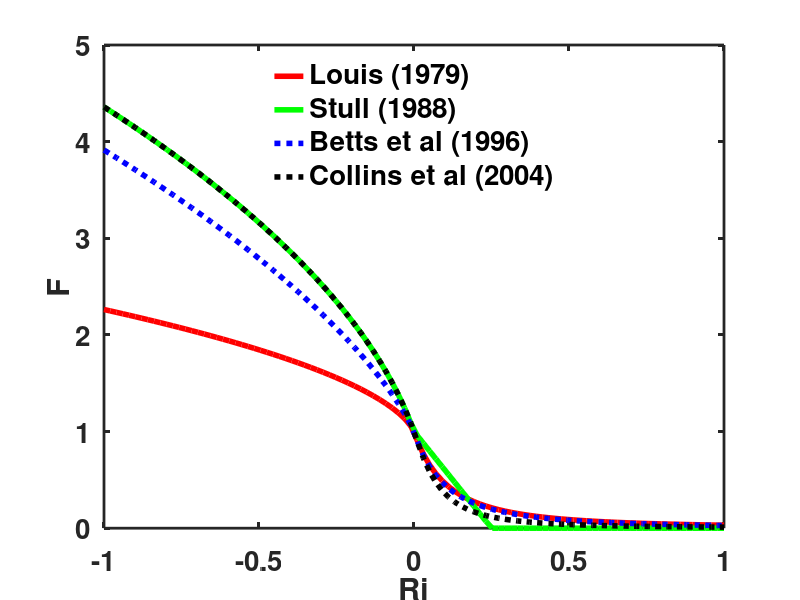

This chart was generated by the following MATLAB code:
clear all;

% Note: for unstable conditions, a non-local scheme is probably better
vk  = 0.4;
Ric = 0.25;
lm  = 100;

n1=100;
n2=51;
Ri=linspace(-1,1,n1);
z0 = 0.1;
z = [1 5 10 50 100 500 1000 5000];

% Louis (1979)
b=9.4;
for i=1:n1
 for j=1:8
  if(Ri(i)<0)
   % Unstable atmosphere
   a = vk/log(z(j)/z0);          % Eq. 13
   c = 7.4*a*a*b*sqrt(z(j)/z0);  % Eq. 20
   Fc1(i,j) = 1 - b*Ri(i)/(1+c*sqrt(abs(Ri(i)))); % Eq. 14
  else
   % Stable atmosphere
   Fc1(i,j) = (1 + 0.5*b*Ri(i))^-2.0; % Eq. 15
  end
 end
end

% Stull (1988) p.209
% Jacobson (2005) p.251
for i=1:n1
  if(Ri(i)<=0)
    % Unstable atmosphere
    Fc2(i) = (1-18*Ri(i))^(0.5); % Stull Tab. 6.4
  elseif(Ri(i)<=Ric)
    % Weakly unstable atmosphere 
    Fc2(i) = (Ric-Ri(i))/Ric; % Jac Eq. 8.70 or Stull Tab. 6.4
  else
    % Stable atmosphere
    Fc2(i)=0.0;
  end
end

% Betts et al 1996 (also Hong 2006)
for i=1:n1
  if(Ri(i)<0)
   % Unstable atmosphere
   Fc3(i) = 1-8*Ri(i)/(1+1.746*sqrt(-Ri(i))); % Eq. A20b
  else
   % Stable atmosphere
   Fc3(i) = (1 + 5*Ri(i))^(-2);  % Eq. A18
  end
end

% Collins et al (2004)
for i=1:n1
  if(Ri(i)<0)
   % Unstable atmosphere
   Fc4(i) = (1-18*Ri(i))^(0.5); % Eq. 4.464
  else
   % Stable atmosphere
   Fc4(i) = 1/(1 + 10*Ri(i)+80*Ri(i)*Ri(i));  % Eq. 4.465
  end
end

iz = 4;
z(iz)
plot(Ri(:),Fc1(:,iz),'r-',"linewidth",4);hold on;
plot(Ri(:),Fc2(:),'g-',"linewidth",4);
plot(Ri(:),Fc3(:),'b:',"linewidth",4);
plot(Ri(:),Fc4(:),'k:',"linewidth",4);
hold off;
xlabel('Ri',"fontweight","bold","fontsize",20)
ylabel('F',"fontweight","bold","fontsize",20)
set(gca,"fontsize",20)
h=get (gcf, "currentaxes");
set(h,"fontweight","bold","linewidth",2)

h2=legend('Louis (1979)','Stull (1988)','Betts et al (1996)','Collins et al (2004)','location', 'north');
set(h2,"fontweight","bold","fontsize",20)
set(h2,"Box","off")

print -dpng -color "-S700,500" Kz_Fc.png

